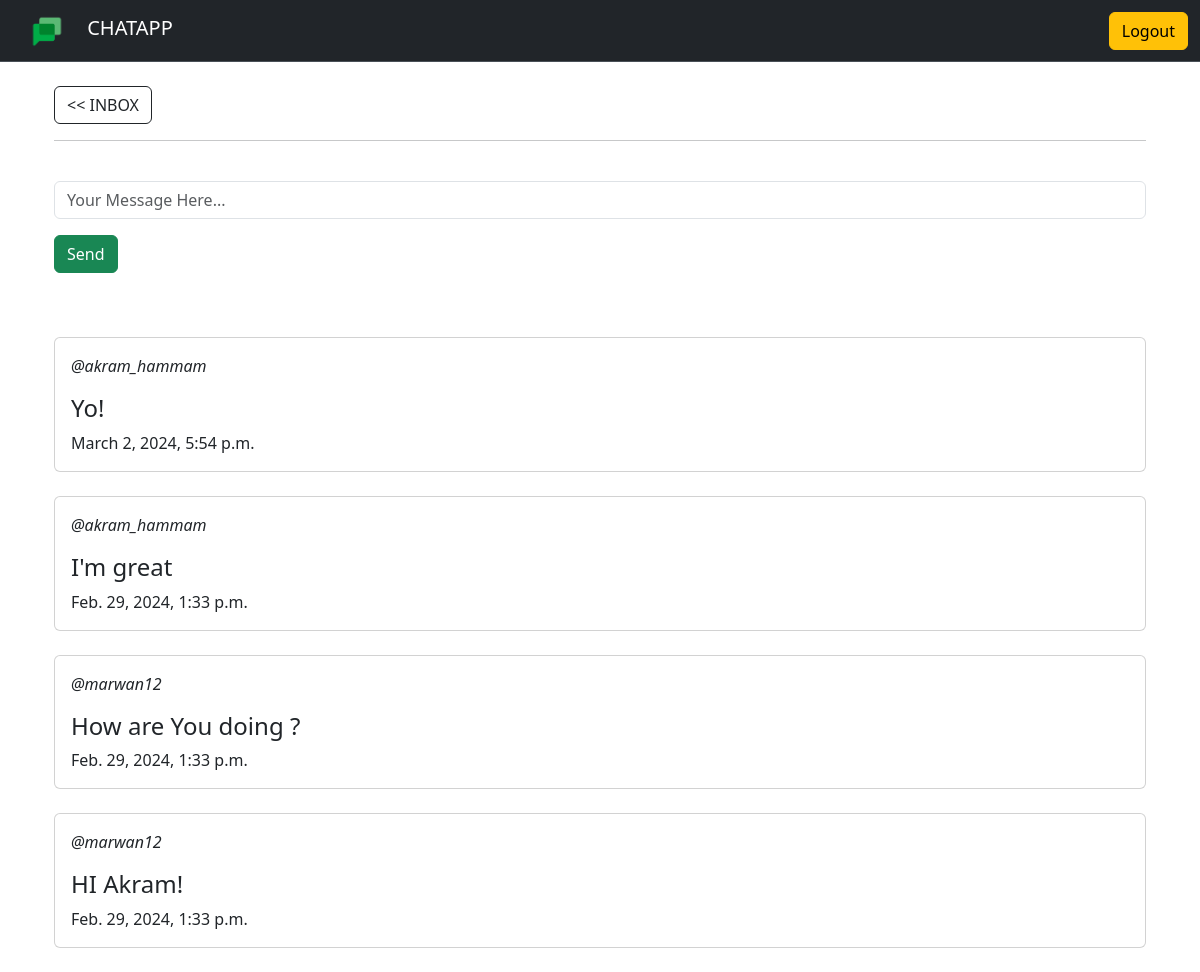
Before: /chat/3/ (signed in) with the older database file.
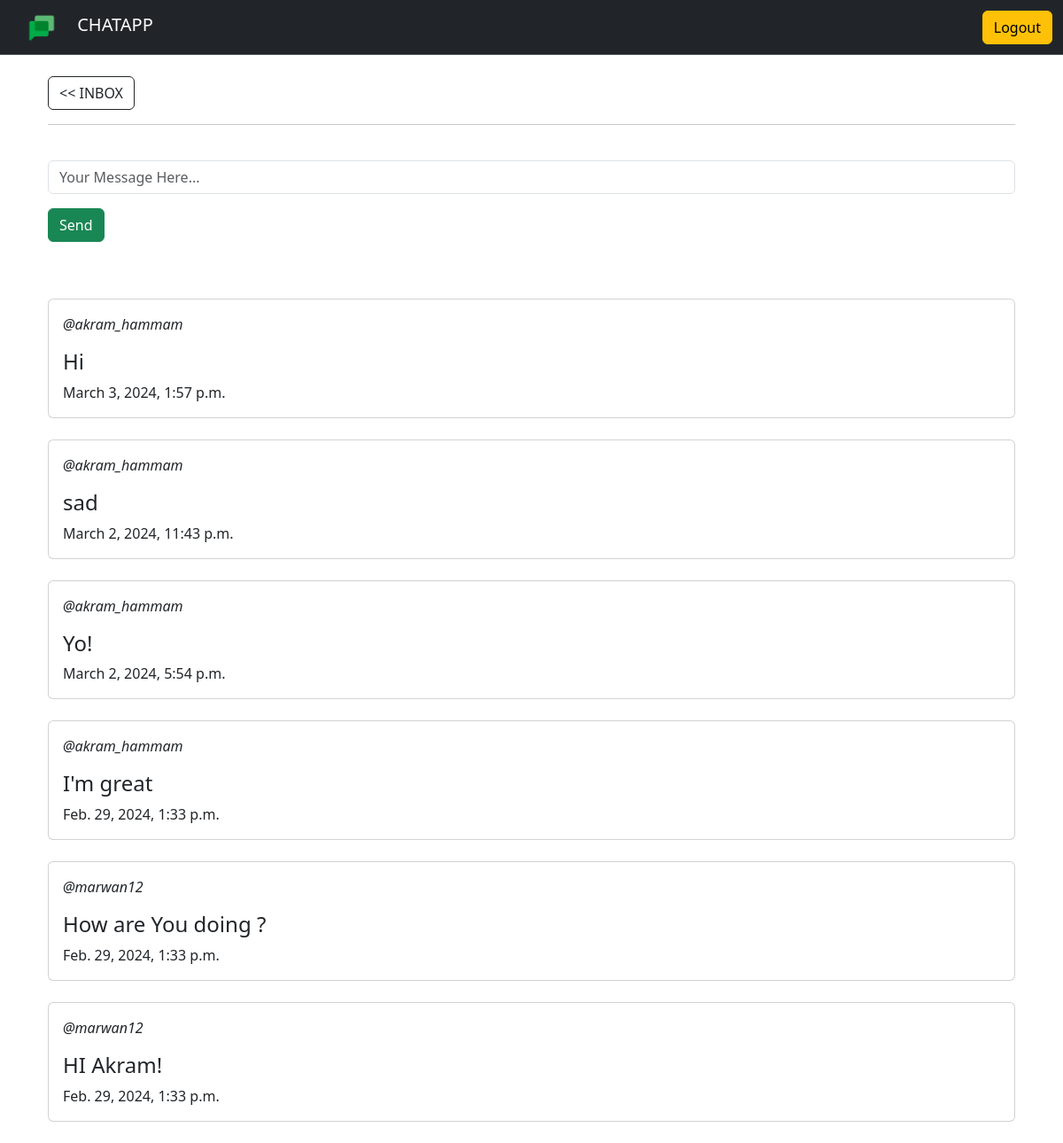
After: the same page with the newer database file.
### chat/models.py (models this page shows)
class Message(models.Model):
    user = models.ForeignKey(User, on_delete=models.CASCADE)
    chat = models.ForeignKey(Chat, on_delete=models.CASCADE)
    body = models.TextField()
    created = models.DateTimeField(auto_now_add=True)
    def __str__(self) -> str:
        return self.body
    class Meta:
        ordering = ["-created"]

### chat/views.py (the view)
# urls.py: path('chat/<int:pk>/', views.chat_view, name='chat'),
@login_required(login_url='home')
def chat_view(request, pk):
    chat = Chat.objects.get(id=pk)
    messages = Message.objects.filter(chat=chat)
    if request.method == "POST":
        body = request.POST['body']
        Message.objects.create(user=request.user, chat=chat, body=body)
    context = {
        'body_messages': messages,
    }
    return render(request, 'chat/chat.html', context)

### chat/templates/chat/chat.html (shortened to what this page needs)
{% extends 'chat/main.html' %}
{% block content %}
<div class="container">
    <div class="container">
        <br>
        <a href="/" class="btn btn-outline-dark"><< INBOX</a>
        <hr><br>
        <form method="POST">
            <div class="mb-3">
                <input type="text" placeholder="Your Message Here..." name="body" class="form-control" id="text" aria-describedby="text">
            </div>
            <button type="submit" class="btn btn-success">Send</button>
        </form>
    </div>
    <br>
    <div class="container">
        {% for body_message in body_messages %}
        <br>
        <div class="card">
            <div class="card-body">
                <p><i>@{{body_message.user.username}}</i></p>
                <h4>{{body_message}}</h4>
                <h10>{{body_message.created}}</h10>
            </div>
        </div>
        {% endfor %}
    </div>
</div>
{% endblock content %}

### chat/templates/chat/main.html (shortened to what this page needs)
{% load static %}
<html lang="en">
<head>
    <link href="https://cdn.jsdelivr.net/npm/bootstrap@5.3.2/dist/css/bootstrap.min.css" rel="stylesheet"
>
</head>
<body>
    <nav class="navbar bg-dark border-bottom border-body" data-bs-theme="dark">
        <div class="container-fluid">
            <a class="navbar-brand" href="/">
                <img src="{% static 'images/logo.png' %}" alt="Logo" width="70" height="34"
                    class="d-inline-block align-text-top">
                CHATAPP
            </a>
            {% if user.is_authenticated %}
            <a class="btn btn-warning" href="{% url 'logout' %}">
                Logout
            </a>
            {% endif %}
        </div>
    </nav>
    {% block content %}
    {% endblock content %}
    <br>
</body>
</html>

Changed rows visible on the page:
added Message: user.username "akram_hammam", body "Hi", created "March 3, 2024, 1:57 p.m."
added Message: user.username "akram_hammam", body "sad", created "March 2, 2024, 11:43 p.m."
